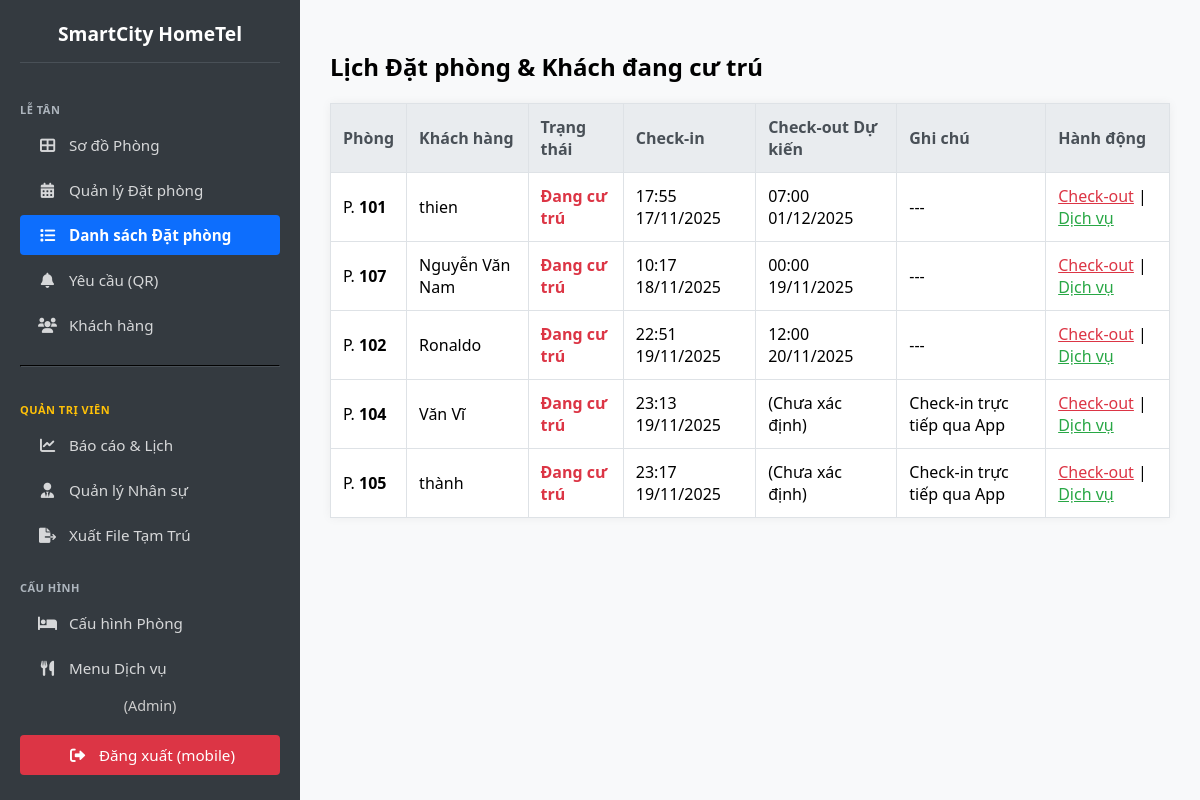
/reservations/calendar/ (signed in), run on an earlier commit of the app's database.
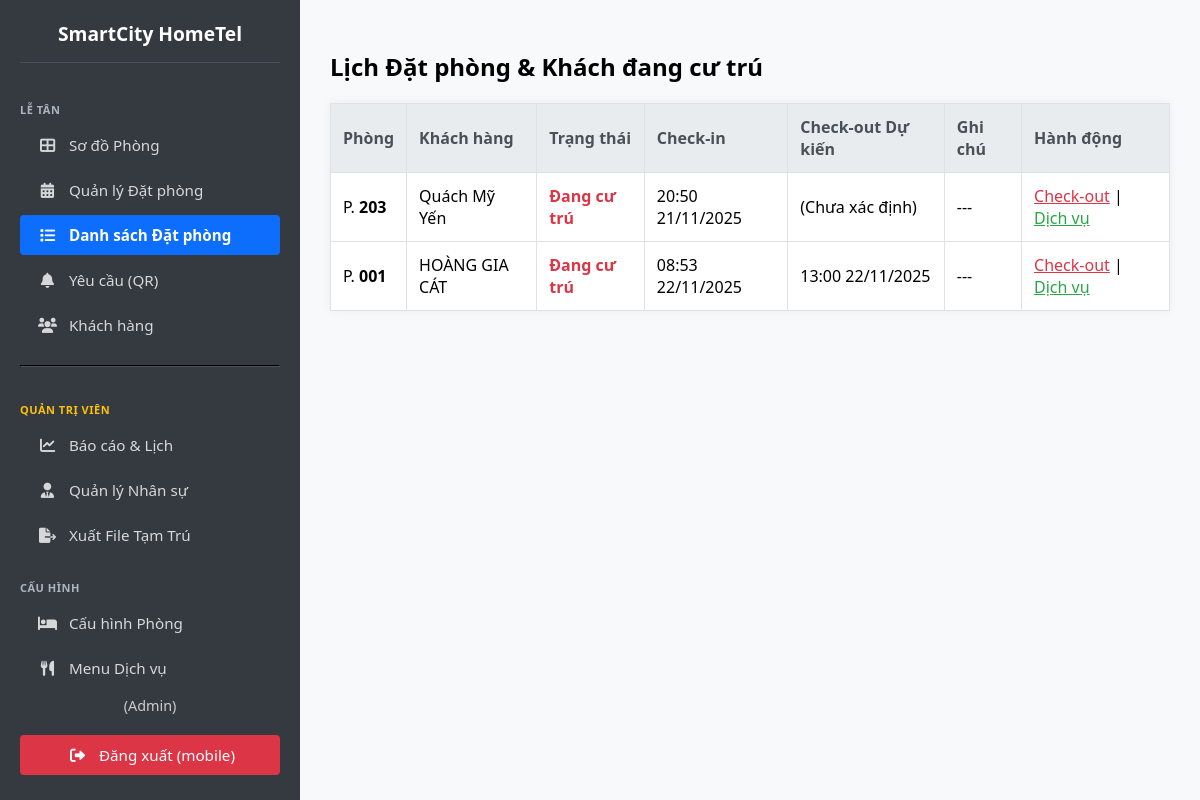
And on a later commit of the database.
### pms/models.py (models this page shows, shortened)
class Reservation(models.Model):
    room = models.ForeignKey('Room', on_delete=models.CASCADE, verbose_name="Phòng")
    guest = models.ForeignKey(Guest, on_delete=models.CASCADE, related_name='main_bookings', verbose_name="Người đặt chính")
    occupants = models.ManyToManyField(Guest, related_name='stays', blank=True, verbose_name="Danh sách khách ở")
    check_in_date = models.DateTimeField(verbose_name="Thời gian Check-in")
    check_out_date = models.DateTimeField(null=True, blank=True, verbose_name="Thời gian Check-out dự kiến")
    deposit = models.DecimalField(max_digits=10, decimal_places=0, default=0, verbose_name="Tiền đặt cọc")
    STATUS_CHOICES = [('Confirmed', 'Đã xác nhận'), ('Occupied', 'Đang cư trú'), ('Completed', 'Đã hoàn tất'), ('Cancelled', 'Đã hủy')]
    status = models.CharField(max_length=20, choices=STATUS_CHOICES, default='Confirmed', verbose_name="Trạng thái đặt phòng")
    note = models.TextField(blank=True, verbose_name="Ghi chú")
    created_at = models.DateTimeField(auto_now_add=True)
    class Meta: verbose_name = "4. Đặt phòng"; verbose_name_plural = "4. Quản lý Đặt phòng"; ordering = ['check_in_date']

class Room(models.Model):
    hotel = models.ForeignKey(Hotel, on_delete=models.CASCADE, verbose_name="Khách sạn")
    room_number = models.CharField(max_length=10, unique=True, verbose_name="Số Phòng")
    room_type = models.CharField(max_length=50, verbose_name="Loại Phòng")
    price_per_night = models.DecimalField(max_digits=10, decimal_places=0, default=500000, verbose_name="Giá/Đêm")
    STATUS_CHOICES = [('Vacant', 'Phòng Trống'), ('Dirty', 'Chờ Dọn Dẹp'), ('Occupied', 'Đang Có Khách'), ('Booked', 'Khách Đặt Trước')]
    status = models.CharField(max_length=20, choices=STATUS_CHOICES, default='Vacant', verbose_name="Trạng thái")
    class Meta: verbose_name = "2. Phòng"; verbose_name_plural = "2. Quản lý Phòng"; ordering = ['room_number']

class Guest(models.Model):
    full_name = models.CharField(max_length=255, verbose_name="Họ và Tên")
    dob = models.DateField(null=True, blank=True, verbose_name="Ngày sinh")
    ID_TYPE_CHOICES = [('CCCD', 'Căn cước Công dân'), ('CMND', 'Chứng minh Nhân dân'), ('PP', 'Hộ chiếu'), ('OTHER', 'Khác')]
    id_type = models.CharField(max_length=10, choices=ID_TYPE_CHOICES, default='CCCD', verbose_name="Loại giấy tờ")
    id_number = models.CharField(max_length=50, unique=True, verbose_name="Mã số giấy tờ")
    license_plate = models.CharField(max_length=20, null=True, blank=True, verbose_name="Biển số xe")
    address = models.CharField(max_length=500, verbose_name="Địa chỉ thường trú")
    phone = models.CharField(max_length=20, null=True, blank=True, verbose_name="Số điện thoại")
    photo_front = models.ImageField(upload_to='guest_ids/', null=True, blank=True, verbose_name="Ảnh mặt trước")
    photo_back = models.ImageField(upload_to='guest_ids/', null=True, blank=True, verbose_name="Ảnh mặt sau")
    created_at = models.DateTimeField(auto_now_add=True)
    class Meta: verbose_name = "3. Khách hàng"; verbose_name_plural = "3. Quản lý Khách hàng"

### pms/views.py (the view)
# urls.py: path('reservations/calendar/', views.reservation_calendar, name='reservation-calendar'),
@login_required
def reservation_calendar(request):
    reservations = Reservation.objects.filter(status__in=['Confirmed', 'Occupied']).select_related('room', 'guest').order_by('check_in_date')
    context = {'page_title': 'Lịch Đặt phòng & Khách đang cư trú', 'reservations': reservations}
    return render(request, 'pms/reservation_calendar.html', context)

### pms/templates/pms/reservation_calendar.html (shortened to what this page needs)
{% extends 'pms/base.html' %}
{% block content %}
  <h2>{{ page_title }}</h2>
  <table>
    <thead>
      <tr>
        <th>Phòng</th>
        <th>Khách hàng</th>
        <th>Trạng thái</th>
        <th>Check-in</th>
        <th>Check-out Dự kiến</th>
        <th>Ghi chú</th>
        <th>Hành động</th>
      </tr>
    </thead>
    <tbody>
      {% for res in reservations %}
      <tr>
        <td>P. <strong>{{ res.room.room_number }}</strong></td>
        <td>{{ res.guest.full_name }}</td>
        <td class="status-{{ res.status }}">
            {{ res.get_status_display }}
        </td>
        <td>{{ res.check_in_date|date:"H:i d/m/Y" }}</td>
        <td>
            {% if res.check_out_date %}
                {{ res.check_out_date|date:"H:i d/m/Y" }}
            {% else %}
                (Chưa xác định)
            {% endif %}
        </td>
        <td>{{ res.note|default:"---" }}</td>
        <td>
            {% if res.status == 'Confirmed' %}
                <a href="{% url 'perform-check-in' res.id %}" style="color: #007bff;">Check-in</a>
            {% elif res.status == 'Occupied' %}
                <a href="{% url 'perform-check-out' res.id %}" style="color: #dc3545;">Check-out</a> |
                <a href="{% url 'manage-room-services' res.id %}" style="color: #28a745;">Dịch vụ</a>
            {% endif %}
        </td>
      </tr>
      {% empty %}
      <tr>
        <td colspan="7">Không có Booking hoặc khách đang ở nào.</td>
      </tr>
      {% endfor %}
    </tbody>
  </table>
{% endblock %}

What changed in the data, as far as the page shows it:
no longer on this page (row edited): Reservation: room.room_number "101", guest.full_name "thien", status "Đang cư trú", check_in_date "17:55 17/11/2025", check_out_date "07:00 01/12/2025", note "---", shows "Check-out"
no longer on this page (row edited): Reservation: room.room_number "107", guest.full_name "Nguyễn Văn Nam", status "Đang cư trú", check_in_date "10:17 18/11/2025", check_out_date "00:00 19/11/2025", note "---", shows "Check-out"
no longer on this page (row edited): Reservation: room.room_number "102", guest.full_name "Ronaldo", status "Đang cư trú", check_in_date "22:51 19/11/2025", check_out_date "12:00 20/11/2025", note "---", shows "Check-out"
no longer on this page (row edited): Reservation: room.room_number "104", guest.full_name "Văn Vĩ", status "Đang cư trú", check_in_date "23:13 19/11/2025", shows "(Chưa xác định)", note "Check-in trực tiếp qua App", shows "Check-out"
no longer on this page (row edited): Reservation: room.room_number "105", guest.full_name "thành", status "Đang cư trú", check_in_date "23:17 19/11/2025", shows "(Chưa xác định)", note "Check-in trực tiếp qua App", shows "Check-out"
added Reservation: room.room_number "203", guest.full_name "Quách Mỹ Yến", status "Đang cư trú", check_in_date "20:50 21/11/2025", shows "(Chưa xác định)", note "---", shows "Check-out"
added Reservation: room.room_number "001", guest.full_name "HOÀNG GIA CÁT", status "Đang cư trú", check_in_date "08:53 22/11/2025", check_out_date "13:00 22/11/2025", note "---", shows "Check-out"
